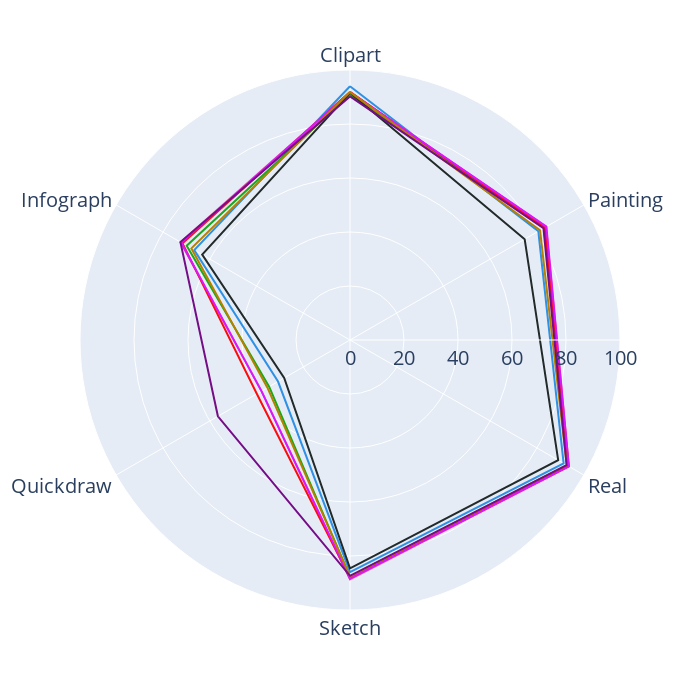
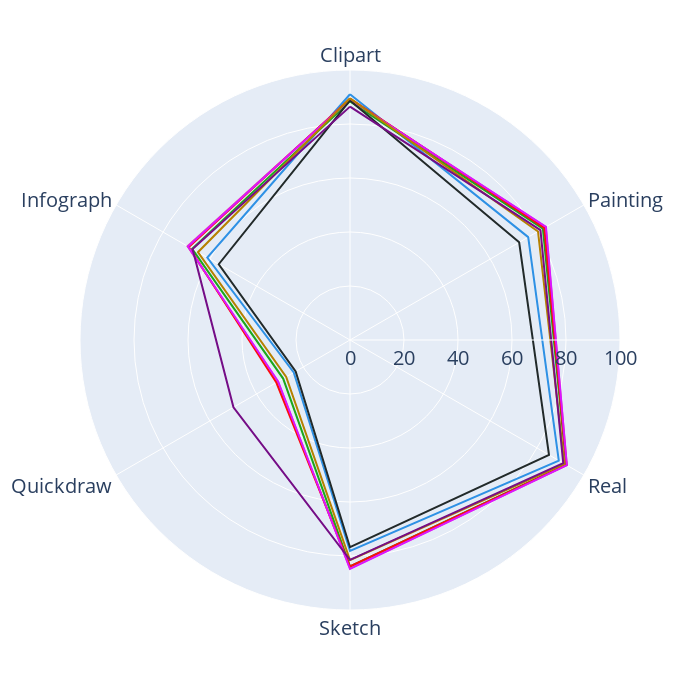
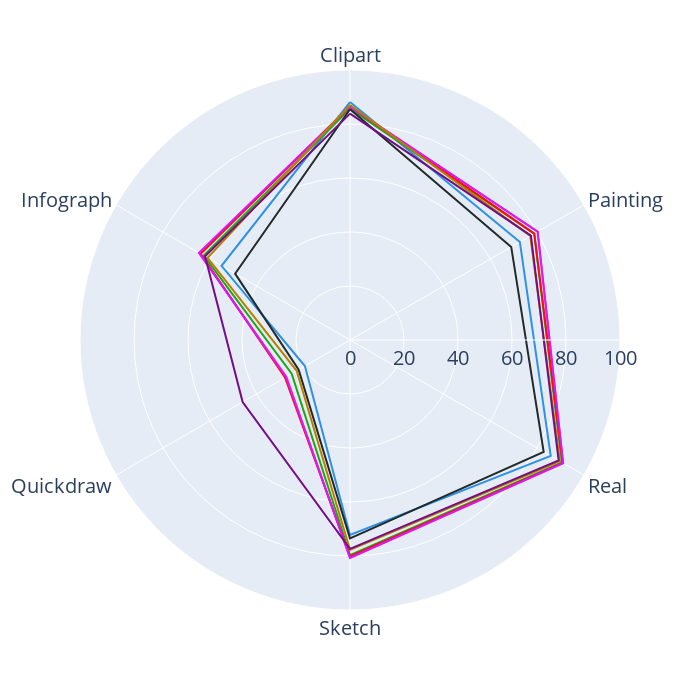

The notebook cell these images were saved under, in order:
### Code cell
radar_mours_compare_others(subset_size=50)
radar_mours_compare_others(subset_size=100)
radar_mours_compare_others(subset_size=150)

### Figure 1 — Plotly figure (JSON) as saved in the notebook; plotly's stock layout.template omitted (floating-point values rounded to 4 significant figures)
{"data": [{"hovertemplate": "FL setting=FL method=local<br>Accuracy=%{r}<br>Category=%{theta}<extra></extra>", "legendgroup": "FL method=local", "line": {"color": "#2E91E5", "dash": "solid"}, "marker": {"symbol": "circle"}, "mode": "lines", "name": "FL method=local", "r": [93.98, 80.54, 91.36, 85.97, 30.77, 66.6, 93.98], "showlegend": true, "subplot": "polar", "theta": ["Clipart", "Painting", "Real", "Sketch", "Quickdraw", "Infograph", "Clipart"], "type": "scatterpolar"}, {"hovertemplate": "FL setting=FL method=FedAvg<br>Accuracy=%{r}<br>Category=%{theta}<extra></extra>", "legendgroup": "FL method=FedAvg", "line": {"color": "#E15F99", "dash": "solid"}, "marker": {"symbol": "circle"}, "mode": "lines", "name": "FL method=FedAvg", "r": [91.77, 83.85, 93.62, 88.69, 37.84, 72.47, 91.77], "showlegend": true, "subplot": "polar", "theta": ["Clipart", "Painting", "Real", "Sketch", "Quickdraw", "Infograph", "Clipart"], "type": "scatterpolar"}, {"hovertemplate": "FL setting=FL method=FedProx<br>Accuracy=%{r}<br>Category=%{theta}<extra></extra>", "legendgroup": "FL method=FedProx", "line": {"color": "#1CA71C", "dash": "solid"}, "marker": {"symbol": "circle"}, "mode": "lines", "name": "FL method=FedProx", "r": [90.83, 82.95, 93.34, 87.83, 34.57, 69.85, 90.83], "showlegend": true, "subplot": "polar", "theta": ["Clipart", "Painting", "Real", "Sketch", "Quickdraw", "Infograph", "Clipart"], "type": "scatterpolar"}, {"hovertemplate": "FL setting=FL method=Ditto<br>Accuracy=%{r}<br>Category=%{theta}<extra></extra>", "legendgroup": "FL method=Ditto", "line": {"color": "#FB0D0D", "dash": "solid"}, "marker": {"symbol": "circle"}, "mode": "lines", "name": "FL method=Ditto", "r": [91.88, 83.29, 93.46, 88.21, 39.87, 71.61, 91.88], "showlegend": true, "subplot": "polar", "theta": ["Clipart", "Painting", "Real", "Sketch", "Quickdraw", "Infograph", "Clipart"], "type": "scatterpolar"}, {"hovertemplate": "FL setting=FL method=MOON<br>Accuracy=%{r}<br>Category=%{theta}<extra></extra>", "legendgroup": "FL method=MOON", "line": {"color": "#DA16FF", "dash": "solid"}, "marker": {"symbol": "circle"}, "mode": "lines", "name": "FL method=MOON", "r": [91.72, 83.99, 93.61, 88.4, 37.87, 72.14, 91.72], "showlegend": true, "subplot": "polar", "theta": ["Clipart", "Painting", "Real", "Sketch", "Quickdraw", "Infograph", "Clipart"], "type": "scatterpolar"}, {"hovertemplate": "FL setting=FL method=FedProto<br>Accuracy=%{r}<br>Category=%{theta}<extra></extra>", "legendgroup": "FL method=FedProto", "line": {"color": "#222A2A", "dash": "solid"}, "marker": {"symbol": "circle"}, "mode": "lines", "name": "FL method=FedProto", "r": [91.55, 74.7, 89.04, 84.59, 28.15, 63.22, 91.55], "showlegend": true, "subplot": "polar", "theta": ["Clipart", "Painting", "Real", "Sketch", "Quickdraw", "Infograph", "Clipart"], "type": "scatterpolar"}, {"hovertemplate": "FL setting=FL method=DBE<br>Accuracy=%{r}<br>Category=%{theta}<extra></extra>", "legendgroup": "FL method=DBE", "line": {"color": "#B68100", "dash": "solid"}, "marker": {"symbol": "circle"}, "mode": "lines", "name": "FL method=DBE", "r": [91.83, 81.27, 92.7, 87.57, 35.31, 67.84, 91.83], "showlegend": true, "subplot": "polar", "theta": ["Clipart", "Painting", "Real", "Sketch", "Quickdraw", "Infograph", "Clipart"], "type": "scatterpolar"}, {"hovertemplate": "FL setting=FL method=MPFT, sample method=average<br>Accuracy=%{r}<br>Category=%{theta}<extra></extra>", "legendgroup": "FL method=MPFT, sample method=average", "line": {"color": "#750D86", "dash": "solid"}, "marker": {"symbol": "circle"}, "mode": "lines", "name": "FL method=MPFT, sample method=average", "r": [90.23, 82.75, 92.65, 87.35, 56.49, 72.52, 90.23], "showlegend": true, "subplot": "polar", "theta": ["Clipart", "Painting", "Real", "Sketch", "Quickdraw", "Infograph", "Clipart"], "type": "scatterpolar"}], "layout": {"font": {"size": 20}, "height": 700, "legend": {"title": {"text": "FL setting"}, "tracegroupgap": 0}, "margin": {"t": 60}, "polar": {"angularaxis": {"direction": "clockwise", "rotation": 90}, "domain": {"x": [0, 1], "y": [0, 1]}, "radialaxis": {"range": [0, 100], "visible": true}}, "showlegend": false, "width": 700}}

### Figure 2 — Plotly figure (JSON) as saved in the notebook; plotly's stock layout.template omitted (floating-point values rounded to 4 significant figures)
{"data": [{"hovertemplate": "FL setting=FL method=local<br>Accuracy=%{r}<br>Category=%{theta}<extra></extra>", "legendgroup": "FL method=local", "line": {"color": "#2E91E5", "dash": "solid"}, "marker": {"symbol": "circle"}, "mode": "lines", "name": "FL method=local", "r": [91.01, 76.21, 89.3, 78.1, 24.06, 61.03, 91.01], "showlegend": true, "subplot": "polar", "theta": ["Clipart", "Painting", "Real", "Sketch", "Quickdraw", "Infograph", "Clipart"], "type": "scatterpolar"}, {"hovertemplate": "FL setting=FL method=FedAvg<br>Accuracy=%{r}<br>Category=%{theta}<extra></extra>", "legendgroup": "FL method=FedAvg", "line": {"color": "#E15F99", "dash": "solid"}, "marker": {"symbol": "circle"}, "mode": "lines", "name": "FL method=FedAvg", "r": [89.14, 83.71, 92.71, 84.63, 30.87, 69.48, 89.14], "showlegend": true, "subplot": "polar", "theta": ["Clipart", "Painting", "Real", "Sketch", "Quickdraw", "Infograph", "Clipart"], "type": "scatterpolar"}, {"hovertemplate": "FL setting=FL method=FedProx<br>Accuracy=%{r}<br>Category=%{theta}<extra></extra>", "legendgroup": "FL method=FedProx", "line": {"color": "#1CA71C", "dash": "solid"}, "marker": {"symbol": "circle"}, "mode": "lines", "name": "FL method=FedProx", "r": [88.39, 82.49, 92.41, 83.81, 28.58, 67.51, 88.39], "showlegend": true, "subplot": "polar", "theta": ["Clipart", "Painting", "Real", "Sketch", "Quickdraw", "Infograph", "Clipart"], "type": "scatterpolar"}, {"hovertemplate": "FL setting=FL method=Ditto<br>Accuracy=%{r}<br>Category=%{theta}<extra></extra>", "legendgroup": "FL method=Ditto", "line": {"color": "#FB0D0D", "dash": "solid"}, "marker": {"symbol": "circle"}, "mode": "lines", "name": "FL method=Ditto", "r": [89.38, 83.1, 92.57, 83.83, 31.49, 68.95, 89.38], "showlegend": true, "subplot": "polar", "theta": ["Clipart", "Painting", "Real", "Sketch", "Quickdraw", "Infograph", "Clipart"], "type": "scatterpolar"}, {"hovertemplate": "FL setting=FL method=MOON<br>Accuracy=%{r}<br>Category=%{theta}<extra></extra>", "legendgroup": "FL method=MOON", "line": {"color": "#DA16FF", "dash": "solid"}, "marker": {"symbol": "circle"}, "mode": "lines", "name": "FL method=MOON", "r": [89.08, 83.81, 92.75, 84.81, 30.74, 69.3, 89.08], "showlegend": true, "subplot": "polar", "theta": ["Clipart", "Painting", "Real", "Sketch", "Quickdraw", "Infograph", "Clipart"], "type": "scatterpolar"}, {"hovertemplate": "FL setting=FL method=FedProto<br>Accuracy=%{r}<br>Category=%{theta}<extra></extra>", "legendgroup": "FL method=FedProto", "line": {"color": "#222A2A", "dash": "solid"}, "marker": {"symbol": "circle"}, "mode": "lines", "name": "FL method=FedProto", "r": [88.73, 72.34, 85.1, 76.74, 23.24, 56.14, 88.73], "showlegend": true, "subplot": "polar", "theta": ["Clipart", "Painting", "Real", "Sketch", "Quickdraw", "Infograph", "Clipart"], "type": "scatterpolar"}, {"hovertemplate": "FL setting=FL method=DBE<br>Accuracy=%{r}<br>Category=%{theta}<extra></extra>", "legendgroup": "FL method=DBE", "line": {"color": "#B68100", "dash": "solid"}, "marker": {"symbol": "circle"}, "mode": "lines", "name": "FL method=DBE", "r": [89.51, 80.4, 91.7, 81.5, 27.29, 65.03, 89.51], "showlegend": true, "subplot": "polar", "theta": ["Clipart", "Painting", "Real", "Sketch", "Quickdraw", "Infograph", "Clipart"], "type": "scatterpolar"}, {"hovertemplate": "FL setting=FL method=MPFT, sample method=average<br>Accuracy=%{r}<br>Category=%{theta}<extra></extra>", "legendgroup": "FL method=MPFT, sample method=average", "line": {"color": "#750D86", "dash": "solid"}, "marker": {"symbol": "circle"}, "mode": "lines", "name": "FL method=MPFT, sample method=average", "r": [86.43, 81.45, 91.19, 81.41, 49.84, 67.33, 86.43], "showlegend": true, "subplot": "polar", "theta": ["Clipart", "Painting", "Real", "Sketch", "Quickdraw", "Infograph", "Clipart"], "type": "scatterpolar"}], "layout": {"font": {"size": 20}, "height": 700, "legend": {"title": {"text": "FL setting"}, "tracegroupgap": 0}, "margin": {"t": 60}, "polar": {"angularaxis": {"direction": "clockwise", "rotation": 90}, "domain": {"x": [0, 1], "y": [0, 1]}, "radialaxis": {"range": [0, 100], "visible": true}}, "showlegend": false, "width": 700}}

### Figure 3 — Plotly figure (JSON) as saved in the notebook; plotly's stock layout.template omitted (floating-point values rounded to 4 significant figures)
{"data": [{"hovertemplate": "FL setting=FL method=local<br>Accuracy=%{r}<br>Category=%{theta}<extra></extra>", "legendgroup": "FL method=local", "line": {"color": "#2E91E5", "dash": "solid"}, "marker": {"symbol": "circle"}, "mode": "lines", "name": "FL method=local", "r": [88.13, 72.64, 85.84, 72.21, 19.29, 54.94, 88.13], "showlegend": true, "subplot": "polar", "theta": ["Clipart", "Painting", "Real", "Sketch", "Quickdraw", "Infograph", "Clipart"], "type": "scatterpolar"}, {"hovertemplate": "FL setting=FL method=FedAvg<br>Accuracy=%{r}<br>Category=%{theta}<extra></extra>", "legendgroup": "FL method=FedAvg", "line": {"color": "#E15F99", "dash": "solid"}, "marker": {"symbol": "circle"}, "mode": "lines", "name": "FL method=FedAvg", "r": [86.47, 80.22, 91.15, 80.71, 27.22, 64.43, 86.47], "showlegend": true, "subplot": "polar", "theta": ["Clipart", "Painting", "Real", "Sketch", "Quickdraw", "Infograph", "Clipart"], "type": "scatterpolar"}, {"hovertemplate": "FL setting=FL method=FedProx<br>Accuracy=%{r}<br>Category=%{theta}<extra></extra>", "legendgroup": "FL method=FedProx", "line": {"color": "#1CA71C", "dash": "solid"}, "marker": {"symbol": "circle"}, "mode": "lines", "name": "FL method=FedProx", "r": [85.68, 78.78, 90.59, 79.7, 24.94, 62.53, 85.68], "showlegend": true, "subplot": "polar", "theta": ["Clipart", "Painting", "Real", "Sketch", "Quickdraw", "Infograph", "Clipart"], "type": "scatterpolar"}, {"hovertemplate": "FL setting=FL method=Ditto<br>Accuracy=%{r}<br>Category=%{theta}<extra></extra>", "legendgroup": "FL method=Ditto", "line": {"color": "#FB0D0D", "dash": "solid"}, "marker": {"symbol": "circle"}, "mode": "lines", "name": "FL method=Ditto", "r": [86.55, 78.8, 90.96, 80.18, 27.8, 63.83, 86.55], "showlegend": true, "subplot": "polar", "theta": ["Clipart", "Painting", "Real", "Sketch", "Quickdraw", "Infograph", "Clipart"], "type": "scatterpolar"}, {"hovertemplate": "FL setting=FL method=MOON<br>Accuracy=%{r}<br>Category=%{theta}<extra></extra>", "legendgroup": "FL method=MOON", "line": {"color": "#DA16FF", "dash": "solid"}, "marker": {"symbol": "circle"}, "mode": "lines", "name": "FL method=MOON", "r": [86.43, 80.26, 91.16, 80.71, 27.37, 64.6, 86.43], "showlegend": true, "subplot": "polar", "theta": ["Clipart", "Painting", "Real", "Sketch", "Quickdraw", "Infograph", "Clipart"], "type": "scatterpolar"}, {"hovertemplate": "FL setting=FL method=FedProto<br>Accuracy=%{r}<br>Category=%{theta}<extra></extra>", "legendgroup": "FL method=FedProto", "line": {"color": "#222A2A", "dash": "solid"}, "marker": {"symbol": "circle"}, "mode": "lines", "name": "FL method=FedProto", "r": [85.48, 68.95, 82.83, 73.47, 21.96, 49.13, 85.48], "showlegend": true, "subplot": "polar", "theta": ["Clipart", "Painting", "Real", "Sketch", "Quickdraw", "Infograph", "Clipart"], "type": "scatterpolar"}, {"hovertemplate": "FL setting=FL method=DBE<br>Accuracy=%{r}<br>Category=%{theta}<extra></extra>", "legendgroup": "FL method=DBE", "line": {"color": "#B68100", "dash": "solid"}, "marker": {"symbol": "circle"}, "mode": "lines", "name": "FL method=DBE", "r": [87.06, 77.1, 89.78, 77.69, 22.8, 60.9, 87.06], "showlegend": true, "subplot": "polar", "theta": ["Clipart", "Painting", "Real", "Sketch", "Quickdraw", "Infograph", "Clipart"], "type": "scatterpolar"}, {"hovertemplate": "FL setting=FL method=MPFT, sample method=average<br>Accuracy=%{r}<br>Category=%{theta}<extra></extra>", "legendgroup": "FL method=MPFT, sample method=average", "line": {"color": "#750D86", "dash": "solid"}, "marker": {"symbol": "circle"}, "mode": "lines", "name": "FL method=MPFT, sample method=average", "r": [83.85, 77.36, 89.23, 77.36, 45.92, 61.98, 83.85], "showlegend": true, "subplot": "polar", "theta": ["Clipart", "Painting", "Real", "Sketch", "Quickdraw", "Infograph", "Clipart"], "type": "scatterpolar"}], "layout": {"font": {"size": 20}, "height": 700, "legend": {"title": {"text": "FL setting"}, "tracegroupgap": 0}, "margin": {"t": 60}, "polar": {"angularaxis": {"direction": "clockwise", "rotation": 90}, "domain": {"x": [0, 1], "y": [0, 1]}, "radialaxis": {"range": [0, 100], "visible": true}}, "showlegend": false, "width": 700}}
